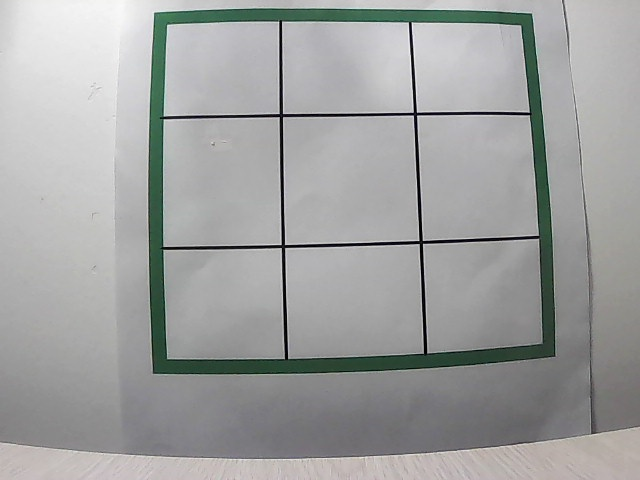
#> input picture cjp/test8.jpg, 640 x 480 px
$ python follow.py
#> lines starting #> are read from the running program, lines starting #| are printed output that depends on the picture; after the words box and inside, x2 and y2 are one past the last pixel; in counts of white or black regions, pixels touching at a corner belong together
import cv2
import numpy as np

class follow:
    def __init__(self,frame,u,v):
        self.kernel = np.ones((4, 4), np.uint8)
        a = 170
        b = 90
        self.pts2 = np.float32([[a, b], [a, b + 300], [a + 300, b + 300], [a + 300, b]])
        self.flag,self.pts1 = self.findrectangle(frame)
        u = int(u*640)
        v = int(v*480)
        print(self.flag)
        if self.flag == 4:
            print('following')
            self.M1 = cv2.getPerspectiveTransform(self.pts1, self.pts2)
            # M2 = cv2.getPerspectiveTransform(self.pts2, self.pts1)
            pts = np.float32([u, v]).reshape(-1, 1, 2)
            fix_uv = cv2.perspectiveTransform(pts, self.M1)
            fix_uv = np.around(fix_uv).astype(int)
            self.u = fix_uv[0][0][0]
            self.v = fix_uv[0][0][1]
            print('fix_u:', self.u)
            print('fix_v:', self.v)
        else:
            self.u,self.v = None,None

    def findrectangle(self, frame):
        # 获取一帧
        # print('t1: ',frame.shape)

        warp = frame
        green_lower = np.array([57, 0, 0])
        green_upper = np.array([87, 255, 255])
        # 将这帧转换为灰度图
        hsv = cv2.cvtColor(warp, cv2.COLOR_BGR2HSV)

        mask = cv2.inRange(hsv, green_lower, green_upper)  # mask 启动
        mask = cv2.erode(mask, None, iterations=2)
        mask = cv2.dilate(mask, self.kernel)
        # mask = cv2.GaussianBlur(mask, (3, 3), 0)

        contours, hierarchy = cv2.findContours(mask, cv2.RETR_EXTERNAL, cv2.CHAIN_APPROX_SIMPLE)
        max_area = 0
        m = 0

        for i, contour in enumerate(contours):
            area = cv2.contourArea(contour)  # 面积
            if area > max_area:
                max_area = area
                m = i

        approxCurve = cv2.approxPolyDP(contours[m], 50, True)
        # print(approxCurve.shape)
        if approxCurve.shape[0] == 4:
            # [4 lines of commented-out code are left out]
            if approxCurve[0][0][0] + approxCurve[0][0][1] < approxCurve[1][0][0] + approxCurve[1][0][1] < \
                    approxCurve[2][0][0] + approxCurve[2][0][1]:
                self.topleft = approxCurve[0][0]
                self.bottomleft = approxCurve[1][0]
                self.bottomright = approxCurve[2][0]
                self.topright = approxCurve[3][0]
            elif approxCurve[1][0][0] + approxCurve[1][0][1] < approxCurve[2][0][0] + approxCurve[2][0][1] < \
                    approxCurve[3][0][0] + approxCurve[3][0][1]:
                self.topleft = approxCurve[1][0]
                self.bottomleft = approxCurve[2][0]
                self.bottomright = approxCurve[3][0]
                self.topright = approxCurve[0][0]
            elif approxCurve[2][0][0] + approxCurve[2][0][1] < approxCurve[3][0][0] + \
                    approxCurve[3][0][1] < approxCurve[0][0][0] + approxCurve[0][0][1]:
                self.topleft = approxCurve[2][0]
                self.bottomleft = approxCurve[3][0]
                self.bottomright = approxCurve[0][0]
                self.topright = approxCurve[1][0]
            elif approxCurve[3][0][0] + approxCurve[3][0][1] < approxCurve[0][0][0] + \
                    approxCurve[0][0][1] < approxCurve[1][0][0] + approxCurve[1][0][1]:
                self.topleft = approxCurve[1][0]
                self.bottomleft = approxCurve[2][0]
                self.bottomright = approxCurve[3][0]
                self.topright = approxCurve[0][0]

            # [8 lines of commented-out code are left out]

            pts1 = np.float32([self.topleft, self.bottomleft, self.bottomright, self.topright])

        else:

            pts1 = None

        return approxCurve.shape[0],pts1

    def keep(self,frame):
        print(self.u,self.v)
        keep_flag,new_pts = self.findrectangle(frame)
        if keep_flag == 4:
            M2 = cv2.getPerspectiveTransform(self.pts2, new_pts)
            pts = np.float32([self.u, self.v]).reshape(-1, 1, 2)
            new_uv = cv2.perspectiveTransform(pts, M2)
            new_uv = np.around(new_uv).astype(int)
            new_u = new_uv[0][0][0]
            new_v = new_uv[0][0][1]
            print('new_u:', new_u)
            print('new_v:', new_v)
            return [new_u/640, new_v/480]
        else:
            new_u, new_v = None, None
            return [None, None]

    def read_init(self):
        return self.u


if __name__ == "__main__":
    capture = cv2.VideoCapture(1)
    im_org = cv2.imread('test8.jpg')          # 点击一次读取一个图片 作为初始化
#> im_org is the input picture: shape (480, 640, 3); mean B, G, R 160.2, 161, 159.6
    cv2.imshow('org', im_org)
    p = follow(im_org, 155, 13)               #p实例化跟踪类,参数是点一下传入的图片和像素坐标
#> in findrectangle, `hsv = cv2.cvtColor(warp, cv2.COLOR_BGR2HSV)`: hsv: shape (480, 640, 3); mean H, S, V 52.3, 10.7, 162.5
#> in findrectangle, `mask = cv2.inRange(hsv, green_lower, green_upper)`:
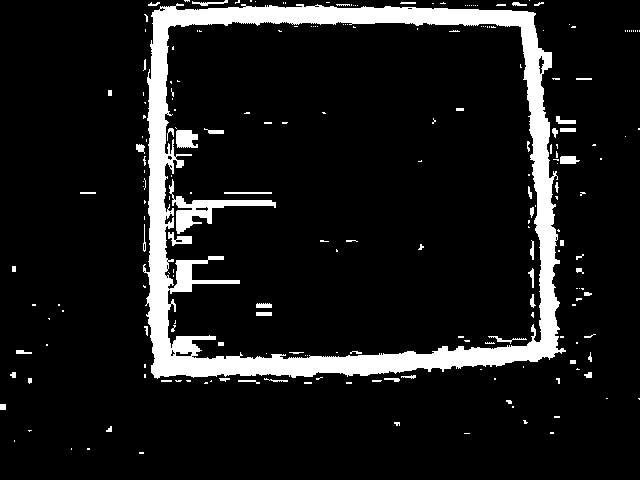
#> mask: shape (480, 640); 10.3% white; 219 white regions (161 under 20 px), largest, box (x1, y1, x2, y2) and area: (143, 3, 566, 379) 26776, (169, 179, 276, 234) 1290, (176, 130, 198, 148) 332
#> in findrectangle, `mask = cv2.erode(mask, None, iterations=2)`:
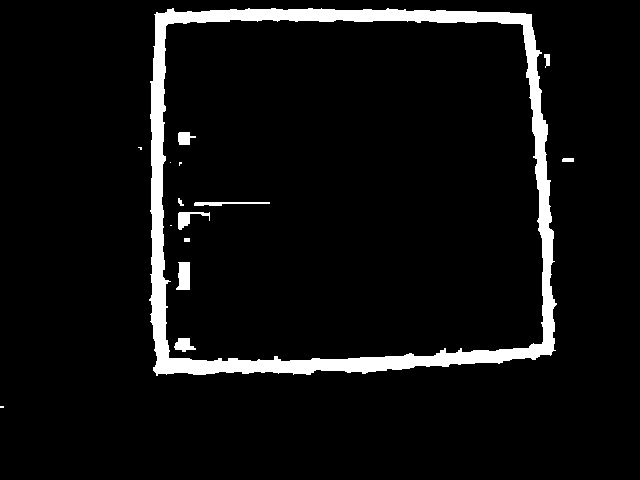
#> mask: shape (480, 640); 6.1% white; 15 white regions (5 under 20 px), largest, box (x1, y1, x2, y2) and area: (149, 8, 557, 376) 17494, (176, 262, 190, 290) 323, (178, 212, 210, 230) 239
#> in findrectangle, `mask = cv2.dilate(mask, self.kernel)`:
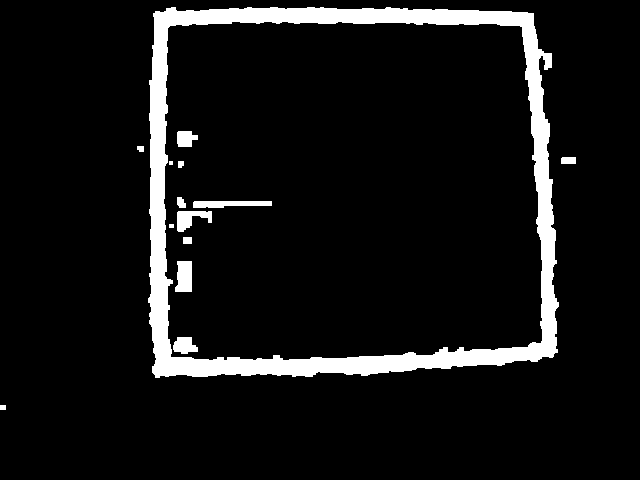
#> mask: shape (480, 640); 8.1% white; 14 white regions (1 under 20 px)
#> in findrectangle, `contours, hierarchy = cv2.findContours(mask, cv2.RETR_EXTERNAL, cv2.CH..`: contours = 4 contours; box (x1, y1, x2, y2) and area: (148, 7, 559, 378) 143449, (561, 157, 576, 164) 84, (137, 146, 144, 152) 26, (0, 405, 6, 410) 20
#> the loop in findrectangle, `for i, contour in enumerate(contours):` made 4 passes
#> (contour, area, max_area) on pass 1: ([[0, 405], [0, 409], [5, 409], [5, 405]], 20, 20)
#> (area, max_area) on passes 2, 4: (83.5, 83.5), (143449, 143449)
#> after the loop in findrectangle, `for i, contour in enumerate(contours):`: m = 3; max_area = 143449
#> in findrectangle, `approxCurve = cv2.approxPolyDP(contours[m], 50, True)`: approxCurve = [[153, 13], [155, 377], [557, 352], [533, 13]]
#> in findrectangle, `self.topleft = approxCurve[0][0]`: self.topleft = [153, 13]
#> in findrectangle, `self.bottomleft = approxCurve[1][0]`: self.bottomleft = [155, 377]
#> in findrectangle, `self.bottomright = approxCurve[2][0]`: self.bottomright = [557, 352]
#> in findrectangle, `self.topright = approxCurve[3][0]`: self.topright = [533, 13]
#> in findrectangle, `pts1 = np.float32([self.topleft, self.bottomleft, self.bottomright, se..`: pts1 = [[153, 13], [155, 377], [557, 352], [533, 13]]
#> in __init__, `self.flag,self.pts1 = self.findrectangle(frame)`: self.flag = 4; self.pts1 = [[153, 13], [155, 377], [557, 352], [533, 13]]
#| 4
#> in __init__, `self.M1 = cv2.getPerspectiveTransform(self.pts1, self.pts2)`: self.M1 = [[0.693, 0.0247, 59.74], [-0.015, 0.87, 78.88], [-0.000167, 0.000169, 1]]
#> in __init__, `fix_uv = cv2.perspectiveTransform(pts, self.M1)`: fix_uv = [[-4755.4, -277.5]]
#> in __init__, `fix_uv = np.around(fix_uv).astype(int)`: fix_uv = [[-4755, -277]]
#> in __init__, `self.u = fix_uv[0][0][0]`: self.u = -4755
#> in __init__, `self.v = fix_uv[0][0][1]`: self.v = -277
#| fix_u: -4755
#| fix_v: -277
    cv2.circle(im_org, (155, 13), 3, (255, 255, 0), -1)
#> im_org: shape (480, 640, 3); 0.01% of pixels changed, all inside (x1, y1, x2, y2) = (152, 10, 159, 17)
    while (1):                                 #进入循环 图片更新
        ret, frame0 = capture.read()
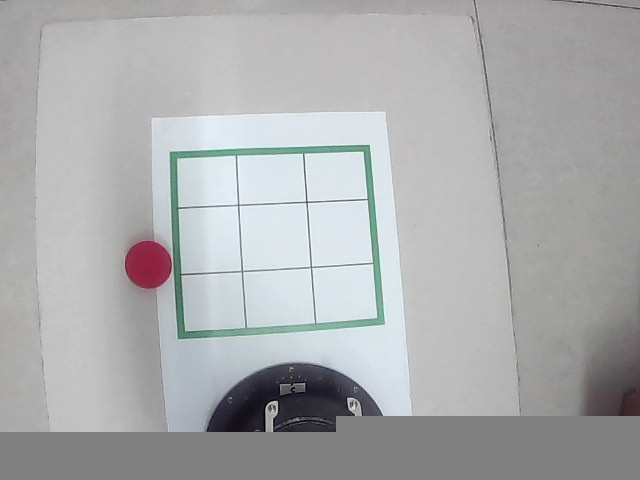
#> input picture ttttset.jpg, 640 x 480 px, given in place of the camera
#> frame0 is the input picture: shape (480, 640, 3); mean B, G, R 174, 172.9, 171.3
        print(frame0)#frame0是实时读取的图片
#> (printed output is left out)
        cv2.imshow('org', im_org)                        #显示第一次读取的图片 这个是为了我方便对比 你只显示实时的就行
        new_u,new_v= p.keep(frame0)               #p实例化跟踪类,参数是点一下传入的图片和像素坐标 得到实时图片下对应关系的点坐标
#| -4755 -277
#> in findrectangle (call 2), `hsv = cv2.cvtColor(warp, cv2.COLOR_BGR2HSV)`: hsv: shape (480, 640, 3); mean H, S, V 58, 9.1, 175.5
#> in findrectangle (call 2), `mask = cv2.inRange(hsv, green_lower, green_upper)`:
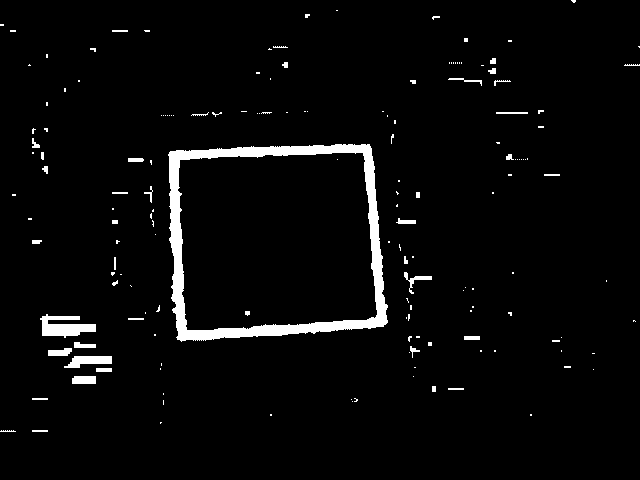
#> mask: shape (480, 640); 3.5% white; 163 white regions (120 under 20 px), largest, box (x1, y1, x2, y2) and area: (168, 144, 388, 342) 7218, (40, 314, 96, 338) 770, (64, 356, 112, 368) 376
#> in findrectangle (call 2), `mask = cv2.erode(mask, None, iterations=2)`:
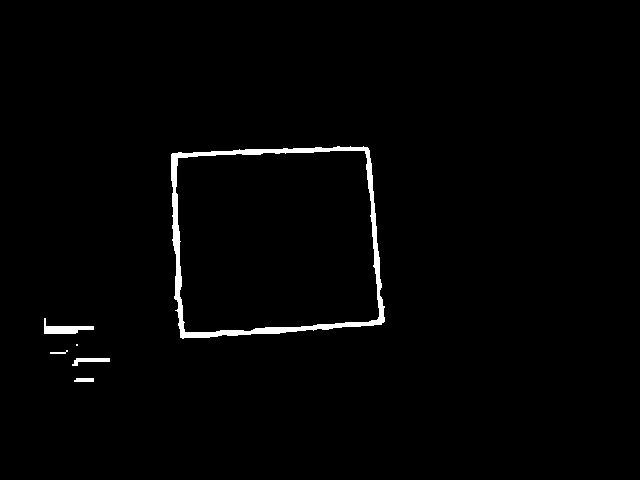
#> mask: shape (480, 640); 1.4% white; 6 white regions (1 under 20 px), largest, box (x1, y1, x2, y2) and area: (171, 146, 385, 339) 3787, (44, 318, 94, 334) 350, (72, 358, 110, 366) 160, (74, 378, 94, 382) 76, (50, 350, 68, 354) 36
#> in findrectangle (call 2), `mask = cv2.dilate(mask, self.kernel)`:
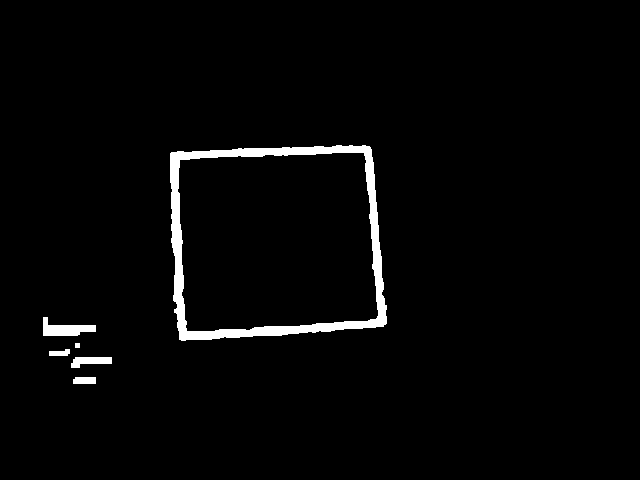
#> mask: shape (480, 640); 2.4% white; 6 white regions
#> in findrectangle (call 2), `contours, hierarchy = cv2.findContours(mask, cv2.RETR_EXTERNAL, cv2.CH..`: contours = 6 contours, 1 with area under 20; largest, box (x1, y1, x2, y2) and area: (170, 145, 387, 341) 38134, (43, 317, 96, 336) 488, (71, 357, 112, 368) 258, (73, 377, 96, 384) 128, (49, 349, 70, 356) 85
#> the loop in findrectangle (call 2), `for i, contour in enumerate(contours):` made 6 passes
#> (area, max_area) on passes 1, 2, 5, 6: (128.5, 128.5), (257.5, 257.5), (487.5, 487.5), (38134, 38134)
#> area on pass 3: 85
#> after the loop in findrectangle (call 2), `for i, contour in enumerate(contours):`: m = 5; max_area = 38134
#> in findrectangle (call 2), `approxCurve = cv2.approxPolyDP(contours[m], 50, True)`: approxCurve = [[369, 146], [170, 153], [179, 339], [386, 323]]
#> in findrectangle (call 2), `self.topleft = approxCurve[1][0]`: self.topleft = [170, 153]
#> in findrectangle (call 2), `self.bottomleft = approxCurve[2][0]`: self.bottomleft = [179, 339]
#> in findrectangle (call 2), `self.bottomright = approxCurve[3][0]`: self.bottomright = [386, 323]
#> in findrectangle (call 2), `self.topright = approxCurve[0][0]`: self.topright = [369, 146]
#> in findrectangle (call 2), `pts1 = np.float32([self.topleft, self.bottomleft, self.bottomright, se..`: pts1 = [[170, 153], [179, 339], [386, 323], [369, 146]]
#> in keep, `keep_flag,new_pts = self.findrectangle(frame)`: keep_flag = 4; new_pts = [[170, 153], [179, 339], [386, 323], [369, 146]]
#> in keep, `M2 = cv2.getPerspectiveTransform(self.pts2, new_pts)`: M2 = [[0.731, 0.0047, 47.65], [-0.000464, 0.58, 103], [0.000159, -0.000144, 1]]
#> in keep, `pts = np.float32([self.u, self.v]).reshape(-1, 1, 2)`: pts = [[-4755, -277]]
#> in keep, `new_uv = cv2.perspectiveTransform(pts, M2)`: new_uv = [[-12068.9, -195]]
#> in keep, `new_uv = np.around(new_uv).astype(int)`: new_uv = [[-12069, -195]]
#> in keep, `new_u = new_uv[0][0][0]`: new_u = -12069
#> in keep, `new_v = new_uv[0][0][1]`: new_v = -195
#| new_u: -12069
#| new_v: -195
#> new_u = -18.86; new_v = -0.406
        cv2.circle(frame0, (new_u, new_v), 3, (255, 255, 0), -1)            # 根据点坐标画圆
        # 标记圆心
        cv2.imshow('frame', frame0)                                 #显示
        if cv2.waitKey(1) == ord('q'):
#> (key q is pressed here)
            break
    capture.release()
    cv2.destroyAllWindows()
